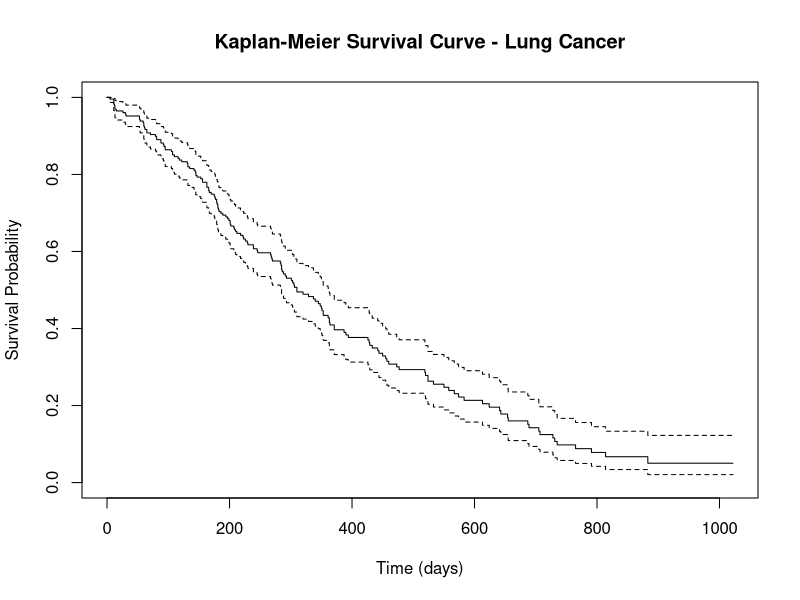
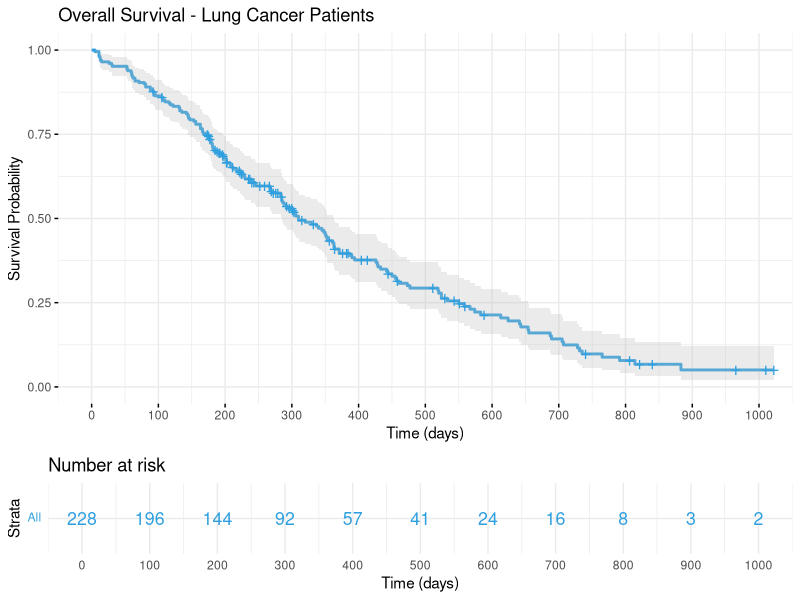
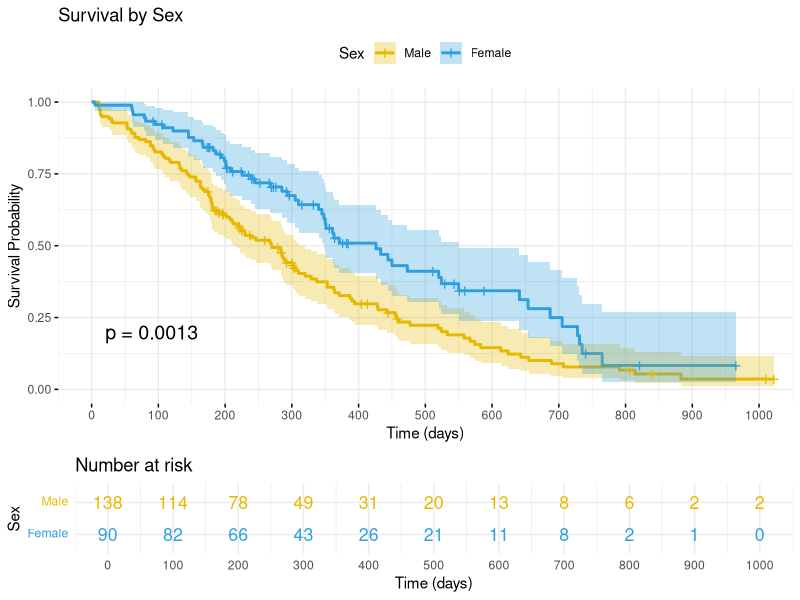

The R script that drew these images, in order: (Note: this script raises an error after producing the figures.)
# ==============================================================================
# Lecture 101: Lab - Survival Analysis on Cancer Dataset
# Practical Biostatistics with R
# ==============================================================================

# Load required packages
# If not installed, run: install.packages(c("survival", "survminer"))
library(survival)
library(survminer)
library(dplyr)
library(ggplot2)

# ==============================================================================
# 1. LOAD AND EXPLORE THE DATA
# ==============================================================================

# We'll use the 'lung' dataset from the survival package
# This is a real dataset from the North Central Cancer Treatment Group
data(lung)

# View first few rows
head(lung)

# Check structure
str(lung)

# Summary statistics
summary(lung)

# Data description:
# inst: Institution code
# time: Survival time in days
# status: censoring status (1=censored, 2=dead)
# age: Age in years
# sex: Male=1, Female=2
# ph.ecog: ECOG performance score (0=good, 5=dead)
# ph.karno: Karnofsky performance score (0=bad, 100=good)
# pat.karno: Karnofsky performance score rated by patient
# meal.cal: Calories consumed at meals
# wt.loss: Weight loss in last six months

# Check for missing data
colSums(is.na(lung))

# ==============================================================================
# 2. DATA PREPARATION
# ==============================================================================

# Create a working dataset
lung_clean <- lung %>%
  # Recode status: survival package expects 0=censored, 1=event
  # Original data has 1=censored, 2=dead, so we subtract 1
  mutate(
    death = status - 1,  # 0 = censored, 1 = dead
    sex_f = factor(sex, levels = 1:2, labels = c("Male", "Female")),
    ph.ecog_f = factor(ph.ecog),
    age_group = cut(age, breaks = c(0, 60, 70, 100), 
                    labels = c("≤60", "61-70", ">70"))
  ) %>%
  # Remove rows with missing key variables
  filter(!is.na(time), !is.na(death), !is.na(sex))

# Check the cleaned data
dim(lung_clean)
summary(lung_clean)

# ==============================================================================
# 3. CREATE SURVIVAL OBJECT
# ==============================================================================

# The Surv() function creates a survival object
# Format: Surv(time, event)
surv_obj <- Surv(time = lung_clean$time, event = lung_clean$death)

# View first few survival objects
head(surv_obj)
# "+" indicates censored observations

# Summary of survival object
summary(surv_obj)

# ==============================================================================
# 4. KAPLAN-MEIER SURVIVAL CURVES
# ==============================================================================

# 4.1 Overall Survival Curve
# --------------------------

# Fit Kaplan-Meier survival curve
km_fit <- survfit(Surv(time, death) ~ 1, data = lung_clean)

# Print summary
print(km_fit)

# Detailed summary at specific time points
summary(km_fit, times = c(0, 100, 200, 300, 400, 500, 600, 700))

# Median survival time with confidence interval
print(km_fit)

# Basic plot
plot(km_fit, 
     xlab = "Time (days)", 
     ylab = "Survival Probability",
     main = "Kaplan-Meier Survival Curve - Lung Cancer",
     conf.int = TRUE)

# Enhanced plot using survminer
ggsurvplot(
  km_fit,
  data = lung_clean,
  conf.int = TRUE,
  risk.table = TRUE,
  risk.table.col = "strata",
  ggtheme = theme_minimal(),
  palette = "#2E9FDF",
  title = "Overall Survival - Lung Cancer Patients",
  xlab = "Time (days)",
  ylab = "Survival Probability",
  break.time.by = 100,
  legend = "none"
)

# 4.2 Survival by Sex
# -------------------

# Fit KM curves stratified by sex
km_sex <- survfit(Surv(time, death) ~ sex_f, data = lung_clean)

# Print summary
print(km_sex)

# Summary at specific times
summary(km_sex, times = c(100, 200, 300, 400, 500))

# Enhanced plot
ggsurvplot(
  km_sex,
  data = lung_clean,
  conf.int = TRUE,
  pval = TRUE,              # Add log-rank p-value
  risk.table = TRUE,
  risk.table.col = "strata",
  legend.labs = c("Male", "Female"),
  legend.title = "Sex",
  palette = c("#E7B800", "#2E9FDF"),
  title = "Survival by Sex",
  xlab = "Time (days)",
  ylab = "Survival Probability",
  break.time.by = 100,
  ggtheme = theme_minimal()
)

# 4.3 Survival by Age Group
# --------------------------

# Remove missing age groups
lung_age <- lung_clean %>% filter(!is.na(age_group))

# Fit KM curves stratified by age group
km_age <- survfit(Surv(time, death) ~ age_group, data = lung_age)

# Print summary
print(km_age)

# Enhanced plot
ggsurvplot(
  km_age,
  data = lung_age,
  conf.int = TRUE,
  pval = TRUE,
  risk.table = TRUE,
  legend.labs = c("≤60 years", "61-70 years", ">70 years"),
  legend.title = "Age Group",
  palette = c("#00BA38", "#619CFF", "#F8766D"),
  title = "Survival by Age Group",
  xlab = "Time (days)",
  ylab = "Survival Probability",
  break.time.by = 100,
  ggtheme = theme_minimal()
)

# 4.4 Survival by ECOG Performance Status
# ----------------------------------------

# Filter out missing ECOG scores
lung_ecog <- lung_clean %>% filter(!is.na(ph.ecog_f))

# Fit KM curves
km_ecog <- survfit(Surv(time, death) ~ ph.ecog_f, data = lung_ecog)

# Plot
ggsurvplot(
  km_ecog,
  data = lung_ecog,
  conf.int = TRUE,
  pval = TRUE,
  risk.table = TRUE,
  legend.title = "ECOG Score",
  title = "Survival by ECOG Performance Status",
  xlab = "Time (days)",
  ylab = "Survival Probability",
  break.time.by = 100,
  ggtheme = theme_minimal()
)

# ==============================================================================
# 5. LOG-RANK TEST
# ==============================================================================

# 5.1 Compare Survival by Sex
# ----------------------------

# Perform log-rank test
logrank_sex <- survdiff(Surv(time, death) ~ sex_f, data = lung_clean)

# Print results
print(logrank_sex)

# Interpretation:
# - Chi-square statistic
# - Degrees of freedom
# - P-value
# - Observed vs Expected events in each group

# 5.2 Compare Survival by Age Group
# ----------------------------------

logrank_age <- survdiff(Surv(time, death) ~ age_group, data = lung_age)
print(logrank_age)

# 5.3 Compare Survival by ECOG Score
# -----------------------------------

logrank_ecog <- survdiff(Surv(time, death) ~ ph.ecog_f, data = lung_ecog)
print(logrank_ecog)

# 5.4 Pairwise Comparisons
# -------------------------

# For age groups, perform pairwise log-rank tests
pairwise_survdiff(Surv(time, death) ~ age_group, 
                  data = lung_age,
                  p.adjust.method = "bonferroni")

# ==============================================================================
# 6. COX PROPORTIONAL HAZARDS MODEL
# ==============================================================================

# 6.1 Univariable Cox Models
# ---------------------------

# Sex
cox_sex <- coxph(Surv(time, death) ~ sex_f, data = lung_clean)
summary(cox_sex)

# Age (continuous)
cox_age <- coxph(Surv(time, death) ~ age, data = lung_clean)
summary(cox_age)

# ECOG performance score
cox_ecog <- coxph(Surv(time, death) ~ ph.ecog, data = lung_clean)
summary(cox_ecog)

# Extract and display hazard ratios with CIs
# For sex
exp(coef(cox_sex))  # Hazard ratio
exp(confint(cox_sex))  # 95% CI

# 6.2 Multivariable Cox Model
# ----------------------------

# Prepare data without missing values for key variables
lung_complete <- lung_clean %>%
  filter(!is.na(age), !is.na(sex_f), !is.na(ph.ecog), !is.na(ph.karno))

# Fit multivariable model
cox_multi <- coxph(Surv(time, death) ~ age + sex_f + ph.ecog + ph.karno, 
                   data = lung_complete)

# Full summary
summary(cox_multi)

# Key components in summary:
# - Coefficients (log hazard ratios)
# - Hazard ratios (exp(coef))
# - 95% confidence intervals
# - P-values
# - Concordance index (C-index)
# - Likelihood ratio test, Wald test, Score test

# Extract hazard ratios and 95% CIs
hr_table <- data.frame(
  Variable = names(coef(cox_multi)),
  HR = exp(coef(cox_multi)),
  Lower_CI = exp(confint(cox_multi))[,1],
  Upper_CI = exp(confint(cox_multi))[,2],
  P_value = summary(cox_multi)$coefficients[,5]
)
print(hr_table)

# 6.3 Model with Interaction
# ---------------------------

# Test interaction between sex and ECOG score
cox_interaction <- coxph(Surv(time, death) ~ age + sex_f * ph.ecog + ph.karno, 
                         data = lung_complete)
summary(cox_interaction)

# Compare models using likelihood ratio test
anova(cox_multi, cox_interaction)

# ==============================================================================
# 7. INTERPRETING HAZARD RATIOS
# ==============================================================================

# Extract and interpret key hazard ratios from multivariable model

# 7.1 Sex Effect
# --------------
hr_sex <- exp(coef(cox_multi)["sex_fFemale"])
ci_sex <- exp(confint(cox_multi)["sex_fFemale",])

cat("\nSex (Female vs Male):\n")
cat("Hazard Ratio:", round(hr_sex, 3), "\n")
cat("95% CI:", round(ci_sex[1], 3), "-", round(ci_sex[2], 3), "\n")
cat("Interpretation: Females have", round((1-hr_sex)*100, 1), 
    "% lower hazard of death compared to males.\n")

# 7.2 Age Effect
# --------------
hr_age <- exp(coef(cox_multi)["age"])
hr_age_10 <- exp(coef(cox_multi)["age"] * 10)

cat("\nAge (per year):\n")
cat("Hazard Ratio:", round(hr_age, 3), "\n")
cat("Per 10 years:", round(hr_age_10, 3), "\n")
cat("Interpretation: Each additional year of age increases hazard by", 
    round((hr_age-1)*100, 2), "%.\n")
cat("A 10-year age difference corresponds to", 
    round((hr_age_10-1)*100, 1), "% increase in hazard.\n")

# 7.3 ECOG Score Effect
# ----------------------
hr_ecog <- exp(coef(cox_multi)["ph.ecog"])

cat("\nECOG Performance Score (per unit increase):\n")
cat("Hazard Ratio:", round(hr_ecog, 3), "\n")
cat("Interpretation: Each unit increase in ECOG score (worse performance)",
    "\nincreases hazard by", round((hr_ecog-1)*100, 1), "%.\n")

# ==============================================================================
# 8. MODEL DIAGNOSTICS
# ==============================================================================

# 8.1 Test Proportional Hazards Assumption
# -----------------------------------------

# Global test and individual tests for each covariate
ph_test <- cox.zph(cox_multi)
print(ph_test)

# Plot Schoenfeld residuals
# Flat line indicates proportional hazards assumption is met
par(mfrow = c(2, 2))
plot(ph_test)
par(mfrow = c(1, 1))

# Alternative: use ggcoxzph from survminer
ggcoxzph(ph_test)

# 8.2 Check Influential Observations
# -----------------------------------

# Plot dfbeta values (change in coefficient if observation removed)
ggcoxdiagnostics(cox_multi, type = "dfbeta",
                 linear.predictions = FALSE,
                 ggtheme = theme_minimal())

# 8.3 Check Linearity for Continuous Variables
# ---------------------------------------------

# Martingale residuals for age
ggcoxfunctional(Surv(time, death) ~ age + log(age) + sqrt(age), 
                data = lung_complete)

# ==============================================================================
# 9. VISUALIZING COX MODEL RESULTS
# ==============================================================================

# 9.1 Forest Plot
# ---------------

ggforest(cox_multi, data = lung_complete,
         main = "Hazard Ratios from Multivariable Cox Model",
         fontsize = 0.8)

# 9.2 Survival Curves from Cox Model
# -----------------------------------

# Plot adjusted survival curves for males vs females
# (adjusted for mean values of other covariates)
cox_sex_adjusted <- coxph(Surv(time, death) ~ sex_f + age + ph.ecog + ph.karno,
                          data = lung_complete)

# Create data for plotting
new_data <- data.frame(
  sex_f = factor(c("Male", "Female"), levels = c("Male", "Female")),
  age = rep(mean(lung_complete$age, na.rm = TRUE), 2),
  ph.ecog = rep(mean(lung_complete$ph.ecog, na.rm = TRUE), 2),
  ph.karno = rep(mean(lung_complete$ph.karno, na.rm = TRUE), 2)
)

# Predict survival curves
fit_adjusted <- survfit(cox_sex_adjusted, newdata = new_data)

# Plot
ggsurvplot(fit_adjusted, 
           data = lung_complete,
           conf.int = TRUE,
           legend.labs = c("Male (adjusted)", "Female (adjusted)"),
           legend.title = "Sex",
           palette = c("#E7B800", "#2E9FDF"),
           title = "Adjusted Survival Curves by Sex",
           subtitle = "Adjusted for age, ECOG, and Karnofsky score",
           xlab = "Time (days)",
           ylab = "Survival Probability",
           ggtheme = theme_minimal())

# ==============================================================================
# 10. ADDITIONAL ANALYSES
# ==============================================================================

# 10.1 Stratified Cox Model
# --------------------------

# If proportional hazards violated for a variable, stratify by it
# Example: stratify by institution
cox_stratified <- coxph(Surv(time, death) ~ age + sex_f + ph.ecog + 
                          strata(inst), 
                        data = lung_complete)
summary(cox_stratified)

# 10.2 Time-Dependent Coefficients
# ---------------------------------

# If proportional hazards violated, can model time-varying effect
# Example: interaction with time for sex
cox_time_varying <- coxph(Surv(time, death) ~ age + sex_f + ph.ecog + 
                            ph.karno + sex_f:time,
                          data = lung_complete)
summary(cox_time_varying)

# 10.3 Prediction
# ---------------

# Calculate risk scores for new patients
new_patients <- data.frame(
  age = c(50, 65, 75),
  sex_f = factor(c("Male", "Female", "Male"), levels = c("Male", "Female")),
  ph.ecog = c(0, 1, 2),
  ph.karno = c(90, 80, 70)
)

# Predict risk scores (linear predictor)
risk_scores <- predict(cox_multi, newdata = new_patients, type = "lp")
cat("\nRisk Scores (higher = worse prognosis):\n")
print(data.frame(new_patients, Risk_Score = risk_scores))

# Predict survival probabilities at specific times
surv_probs <- summary(survfit(cox_multi, newdata = new_patients), 
                      times = c(180, 365))
cat("\nPredicted Survival Probabilities:\n")
print(surv_probs)

# ==============================================================================
# 11. REPORTING RESULTS
# ==============================================================================

# Create a comprehensive results table
results_table <- data.frame(
  Characteristic = c("Age (per year)", "Sex (Female vs Male)", 
                     "ECOG Score", "Karnofsky Score"),
  N_Events = c(nrow(lung_complete), nrow(lung_complete), 
               nrow(lung_complete), nrow(lung_complete)),
  HR = round(exp(coef(cox_multi)), 3),
  CI_Lower = round(exp(confint(cox_multi))[,1], 3),
  CI_Upper = round(exp(confint(cox_multi))[,2], 3),
  P_Value = round(summary(cox_multi)$coefficients[,5], 4)
)

# Format for publication
results_table$HR_CI <- paste0(results_table$HR, " (", 
                              results_table$CI_Lower, "-", 
                              results_table$CI_Upper, ")")

# Final table
final_table <- results_table[, c("Characteristic", "HR_CI", "P_Value")]
print(final_table)

# ==============================================================================
# 12. SUMMARY STATISTICS FOR MANUSCRIPT
# ==============================================================================

cat("\n=== SUMMARY STATISTICS ===\n")
cat("Total patients:", nrow(lung_complete), "\n")
cat("Total deaths:", sum(lung_complete$death), "\n")
cat("Median follow-up (days):", median(lung_complete$time), "\n")
cat("Median survival (days):", 
    survfit(Surv(time, death) ~ 1, data = lung_complete)$median, "\n")

# By sex
cat("\n--- By Sex ---\n")
lung_complete %>%
  group_by(sex_f) %>%
  summarise(
    N = n(),
    Deaths = sum(death),
    Median_Survival = median(time),
    Mean_Age = round(mean(age), 1)
  ) %>%
  print()

# ==============================================================================
# END OF LAB
# ==============================================================================

cat("\n=== LAB COMPLETE ===\n")
cat("You've successfully completed survival analysis on the lung cancer dataset!\n")
cat("\nKey takeaways:\n")
cat("1. Created and interpreted Kaplan-Meier survival curves\n")
cat("2. Performed log-rank tests to compare groups\n")
cat("3. Fit Cox proportional hazards models (univariable and multivariable)\n")
cat("4. Interpreted hazard ratios and confidence intervals\n")
cat("5. Checked model assumptions (proportional hazards)\n")
cat("6. Created publication-quality visualizations\n")
cat("\nNext steps: Apply these methods to your own survival data!\n")
